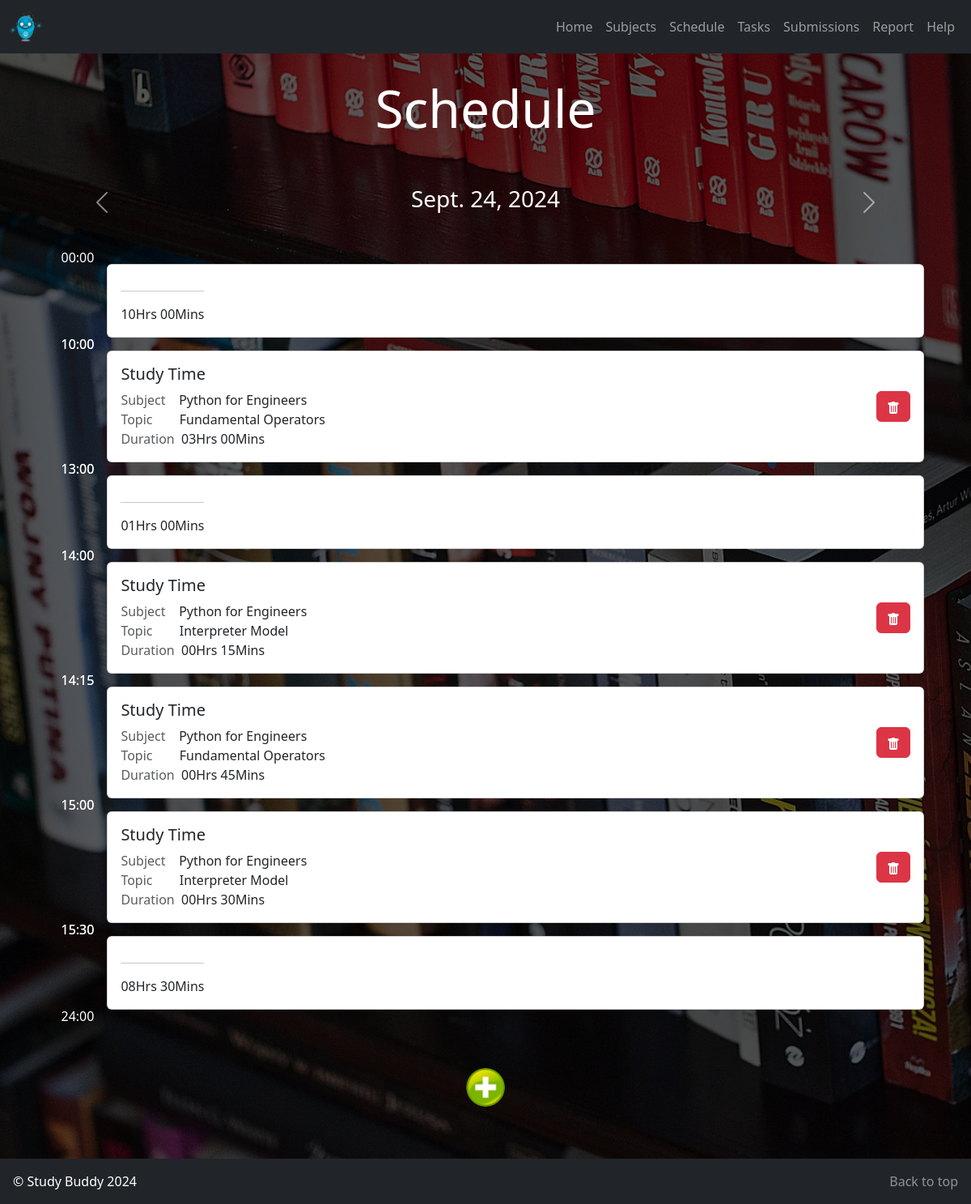
The page /schedule/2024-09-24/ on the database its author committed.
### Study_Buddy_App/models.py (models this page shows, shortened)
class Subject(models.Model):
    id = models.AutoField(primary_key=True)
    name = models.CharField(max_length=100)
    description = models.TextField()

class Topic(models.Model):
    id = models.AutoField(primary_key=True)
    subject = models.ForeignKey(Subject, on_delete=models.CASCADE)
    name = models.CharField(max_length=255)

### Study_Buddy_App/views.py (the view)
# urls.py: path('schedule', views.schedule, name='schedule'),
def schedule(request, date=None):
    if date is None:
        date = timezone.now().date()
        today_name = timezone.now().strftime('%A')
    else:
        if type(date) == str:
            date = datetime.strptime(date, "%Y-%m-%d").date()
        today_name = getDayFromDate(date)
    topic_sessions = TopicSession.objects.filter(day=today_name)
    task_sessions = TaskSession.objects.filter(day=today_name, task__deadline__gte=date)
    sessions = fillSessionBlocks(getSessionBlocks(topic_sessions, task_sessions))
    formattedDate = date.strftime("%Y-%m-%d")
    context = {
        'sessions': sessions,
        'date': date,
        'formattedDate': formattedDate
    }
    return render(request, 'Study_Buddy_App/schedule.html', context)

### Study_Buddy_App/views.py (called while the page is built, shortened)
def getSessionBlocks(topicSessions, taskSessions):
    sessionBlocks = []
    for session in topicSessions:
        topic = session.topic
        subject = topic.subject
        start_time = session.start_time.strftime("%H:%M")
        end_time = session.end_time.strftime("%H:%M")
        duration = findDuration(start_time, end_time)
        currentBlock = {
            'id': session.id,
            'type': "Topic",
            'topic': topic.name,
            'subject': subject.name,
            'start_time': start_time,
            'end_time': end_time,
            'duration': duration
        }
        sessionBlocks.append(currentBlock)
    sessionBlocks.sort(key=lambda x: x['start_time'])
    return sessionBlocks

def findDuration(startTime, endTime):
    startTime = list(map(int, startTime.split(':')))
    endTime = list(map(int, endTime.split(':')))
    hrs = endTime[0] - startTime[0]
    mins = endTime[1] - startTime[1]
    if mins < 0:
        mins += 60
        hrs -= 1
    hrs = str(hrs).zfill(2)
    mins = str(mins).zfill(2)
    return "{}Hrs {}Mins".format(hrs, mins)

def fillSessionBlocks(sessionBlocks):
    currentTime = "00:00"
    result = []
    for sessionBlock in sessionBlocks:
        if sessionBlock['start_time'] > currentTime:
            duration = findDuration(currentTime, sessionBlock['start_time'])
            result.append({
                'type': "Free",
                'start_time': currentTime,
                'end_time': sessionBlock['start_time'],
                'duration': duration
            })
        result.append(sessionBlock)
        currentTime = sessionBlock['end_time']
    if currentTime < "24:00":
        duration = findDuration(currentTime, "24:00")
        result.append({
            'type': "Free",
            'start_time': currentTime,
            'end_time': "24:00",
            'duration': duration
        })
    return result

def getDayFromDate(date):
    if type(date) == str:
        date = datetime.strptime(date, "%Y-%m-%d").date()
    day_of_week = date.weekday()
    days = ['Monday', 'Tuesday', 'Wednesday', 'Thursday', 'Friday', 'Saturday', 'Sunday']
    return days[day_of_week]

### templates/Study_Buddy_App/schedule.html (shortened to what this page needs)
{% extends 'Study_Buddy_App/base.html' %}
{% load static %}
{% block content %}
    <header>
        <div class="container h-100 mt-5 py-5">
            <div class="d-flex h-100 text-center align-items-center">
                <div class="w-100">
                    <h1 class="display-3">
                        Schedule
                    </h1>
                </div>
            </div>
        </div>
    </header>
    <main class="">
        <div class="container">
            <div id="dateCarousel" class="carousel slide">
              <div class="carousel-inner">
                <div class="carousel-item active">
                  <h3 class="text-center" id="date">{{ date }}</h3>
                </div>
              </div>
              <a class="carousel-control-prev" href="{% url 'schedule-previous' date=date %}" role="button" data-bs-slide="prev">
                <span class="carousel-control-prev-icon" aria-hidden="true"></span>
              </a>
              <a class="carousel-control-next" href="{% url 'schedule-next' date=date %}" role="button" data-bs-slide="next">
                <span class="carousel-control-next-icon" aria-hidden="true"></span>
              </a>
            </div>
        </div>
        <div class="container time-blocks mt-5">
            {% for session in sessions %}
                <div class="grid-container py-2 session">
                    <div class="grid-item">
                      <div class="d-flex flex-column justify-content-between h-100">
                        <span class="text-end top-overlap">{{ session.start_time }}</span>
                        <span class="text-end bottom-overlap">{{ session.end_time }}</span>
                      </div>
                    </div>
                    <div class="grid-item px-3">
                      <div class="card">
                        <div class="card-body d-flex justify-content-between align-items-center">
                          {% if session.type == "Task" %}
                              <div>
                                <h5 class="card-title">Task</h5>
                                <p class="card-text text-dark mb-0"><span class="text-muted">Subject &nbsp&nbsp&nbsp</span>{{ session.subject }}</p>
                                <p class="card-text text-dark mb-0"><span class="text-muted">Task &nbsp&nbsp&nbsp&nbsp&nbsp&nbsp&nbsp&nbsp</span>{{ session.task }}</p>
                                <p class="card-text text-dark"><span class="text-muted">Duration &nbsp</span>{{ session.duration }}</p>
                              </div>
                            <a href="{% url 'delete-task-session' id=session.id %}?date={{ formattedDate }}" class="delete-session-btn">
                              <button class="btn btn-danger">
                                <svg xmlns="http://www.w3.org/2000/svg" width="16" height="16" fill="white" class="bi bi-x-trash" viewBox="0 0 16 16">
                                  <use xlink:href="{% static 'icons/icons.svg' %}#x-delete"></use>
                                </svg>
                              </button>
                            </a>
                          {% elif session.type == "Topic" %}
                            <div>
                              <h5 class="card-title">Study Time</h5>
                                <p class="card-text text-dark mb-0"><span class="text-muted">Subject &nbsp&nbsp&nbsp</span>{{ session.subject }}</p>
                                <p class="card-text text-dark mb-0"><span class="text-muted">Topic &nbsp&nbsp&nbsp&nbsp&nbsp&nbsp&nbsp</span>{{ session.topic }}</p>
                                <p class="card-text text-dark"><span class="text-muted">Duration &nbsp</span>{{ session.duration }}</p>
                            </div>
                            <a href="{% url 'delete-topic-session' id=session.id %}?date={{ formattedDate }}" class="delete-session-btn">
                                <button class="btn btn-danger">
                                  <svg xmlns="http://www.w3.org/2000/svg" width="16" height="16" fill="white" class="bi bi-x-trash" viewBox="0 0 16 16">
                                    <use xlink:href="{% static 'icons/icons.svg' %}#x-delete"></use>
                                  </svg>
                                </button>
                            </a>
                          {% else %}
                             <div>
                                <hr>
                                <p class="card-text text-dark">{{ session.duration }}</p>
                              </div>
                          {% endif %}
                        </div>
                      </div>
                    </div>
                </div>
            {% endfor %}
            <div class="container py-3 text-center px-5 my-5">
              <button id="add-session-button" class="add-form-button">
                  <img class="form-button-image" src="{% static 'images/plus_icon.png' %}" alt="Plus Image" style="display: inline;">
              </button>
            </div>
        </div>
    </main>
{% endblock content %}

### static/css/style.css (style rules this page uses)
html, body { width: 100%; height: 100%; margin: 0, auto; color: white; }
p { color: white; }
header { position: relative; width: 100%; overflow: hidden; }
.container { position: relative; z-index: 2; }
main { min-height: 75vh; }
.add-form-button { display: inline-block; width: 3rem; height: 3rem; border-radius: 50%; padding: 0; margin: 0; border: none; background-color: transparent; cursor: pointer; overflow: hidden; }
.form-button-image { width: 100%; height: auto; display: block; }
.top-overlap { margin-top: -20px; }
.bottom-overlap { margin-bottom: -20px; }
.time-blocks { display: flex; justify-content: center; flex-direction: column; }
.grid-container { display: grid; grid-template-columns: 1fr 14fr; }
.grid-item { flex-grow: 1; min-width: 0; }

### rows shown on the page
Subject: subject "Python for Engineers" "Python for Engineers" "Python for Engineers" "Python for Engineers"
Topic: topic "Fundamental Operators" "Fundamental Operators"
Topic: topic "Interpreter Model" "Interpreter Model"

### other values the page prints
{{ date }} "Sept. 24, 2024"
{{ session.start_time }} "00:00" "10:00" "13:00" "14:00" "14:15" "15:00" "15:30"
{{ session.end_time }} "10:00" "13:00" "14:00" "14:15" "15:00" "15:30" "24:00"
{{ session.duration }} "10Hrs 00Mins" "01Hrs 00Mins" "08Hrs 30Mins"
{{ session.duration }} "03Hrs 00Mins" "00Hrs 15Mins" "00Hrs 45Mins" "00Hrs 30Mins"
